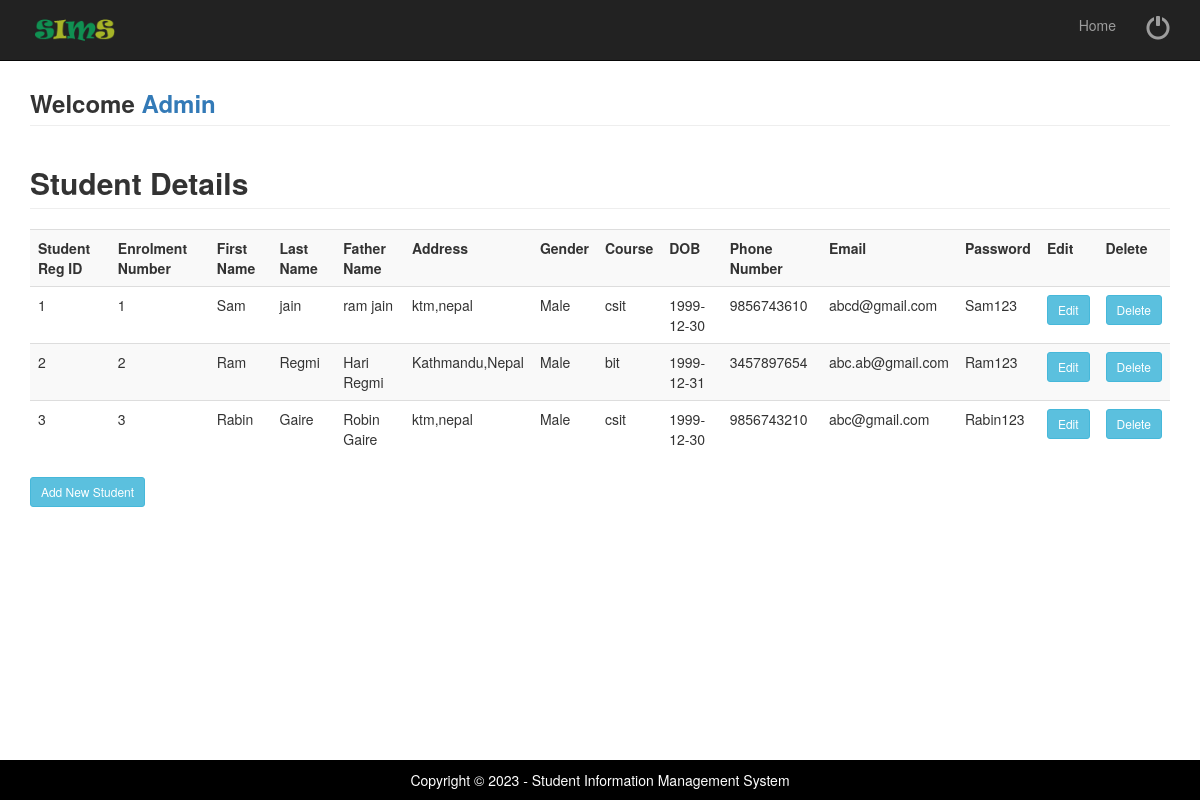
/StudentDetails.php (signed in), run on the app's committed database.
### tables this page shows
CREATE TABLE IF NOT EXISTS `studenttable` (
  `Eno` bigint(20) NOT NULL AUTO_INCREMENT,
  `FName` varchar(30) NOT NULL,
  `LName` varchar(30) NOT NULL,
  `FaName` varchar(30) NOT NULL,
  `Addrs` text NOT NULL,
  `Gender` varchar(6) NOT NULL,
  `Course` varchar(20) NOT NULL,
  `DOB` date NOT NULL,
  `PhNo` bigint(10) NOT NULL,
  `Pass` varchar(20) NOT NULL,
  `Eid` varchar(50) NOT NULL,
  `SRegID` int(50) NOT NULL,
  `G1` float DEFAULT NULL,
  `G2` float DEFAULT NULL,
  `G3` float DEFAULT NULL,
  `failures` int(11) DEFAULT '0',
  PRIMARY KEY (`Eno`)
);

### StudentDetails.php (the view, shortened to what this page needs)
<?php include('adminhead.php'); ?>
<div class="container">
	<div class="row">
		<div class="col-md-12">
			<h3 class="page-header"><b>Welcome <a href="welcomeadmin">Admin</b></a> </h3>
			<?php
			include( "database.php" );
			$sql = "select * from  studenttable";
			$result = mysqli_query( $connect, $sql );
			echo "<h2 class='page-header'><b>Student Details</b></h2>";
			echo "<table class='table table-striped' style='width:100%'>
<tr>
<th>Student Reg ID</th>
<th>Enrolment Number</th>
<th>First Name</th>
<th>Last Name</th>
<th>Father Name</th>
<th>Address</th>
<th>Gender</th>
<th>Course</th>
<th>DOB</th>
<th>Phone Number</th>
<th>Email</th>
<th>Password</th>
<th>Edit</th>
<th>Delete</th>
</tr>";
			while ( $row = mysqli_fetch_array( $result ) ) {
				?>
			<tr>
				<td>
					<?PHP echo $row['SRegID'];?>
				</td>
				<td>
					<?PHP echo $row['Eno'];?>
				</td>
				<td>
					<?PHP echo $row['FName'];?>
				</td>
				<td>
					<?PHP echo $row['LName'];?>
				</td>
				<td>
					<?PHP echo $row['FaName'];?>
				</td>
				<td>
					<?PHP echo $row['Addrs'];?>
				</td>
				<td>
					<?PHP echo $row['Gender'];?>
				</td>
				<td>
					<?PHP echo $row['Course'];?>
				</td>
				<td>
					<?PHP echo $row['DOB'];?>
				</td>
				<td>
					<?PHP echo $row['PhNo'];?>
				</td>
				<td>
					<?PHP echo $row['Eid'];?>
				</td>
				<td>
					<?PHP echo $row['Pass'];?>
				</td>
				<td><a href="updatestudent.php?eno=<?php echo $row['Eno']; ?>"><input type="button" Value="Edit" class="btn btn-info btn-sm"></a>
				</td>
				<td><a href="DeleteStudent.php?eno=<?php echo $row['Eno']; ?>"><input type="submit" Value="Delete" name="delete" class="btn btn-info btn-sm"></a>
				</td>
			</tr>
			<?php } ?>
			</table>
			<a href="addnewstudent"><button type="button" value="AddNewStudent" class="btn btn-info btn-sm">Add New Student</button></a>
		</div>
	</div>
	<?php include('allfoot.php'); ?>

### adminhead.php (shortened to what this page needs)
<!doctype html>
<html lang="en">
<head>
    <link href="css/bootstrap.min.css" rel="stylesheet">
    <link href="css/modern-business.css" rel="stylesheet">
    <link href="font-awesome/css/font-awesome.min.css" rel="stylesheet" type="text/css">
</head>
<body>
<header>
    <nav class="navbar navbar-inverse navbar-fixed-top" role="navigation">
        <div class="container">
            <div class="navbar-header">
                <img src="images/favicon.png" alt="logo" height="60">
            </div>
            <div class="collapse navbar-collapse" id="bs-example-navbar-collapse-1">
                <ul class="nav navbar-nav navbar-right">
                    <li>
                        <a href="welcomeadmin">Home</a>
                    </li>
                  <li>
                       <a href="logoutadmin" style="font-size: x-large;"><span class="glyphicon glyphicon-off title=" title="logout"></span> </a>
                    </li>
                </ul>
            </div>
        </div>
    </nav>
</header>

### allfoot.php (shortened to what this page needs)
        <footer>
            <div class="row">
                <div class="col-lg-12">
                    <p class="footer text-center">Copyright &copy; 2023 - Student Information Management System </p>
                </div>
            </div>
        </footer>
    </div>
</body>
</html>

### css/modern-business.css (style rules this page uses)
html, body { height: 100%; }
body { padding-top: 50px; }
footer { margin: 50px 0; }

### allfoot.php (style rules this page uses)
.footer { background: #000; padding: 10px 0px; color: #fff;position: fixed;left: 0; right: 0;bottom: -10px; }

### data on the page
studenttable: SRegID "1", Eno "1", FName "Sam", LName "jain", FaName "ram jain", Addrs "ktm,nepal", Gender "Male", Course "csit", DOB "1999-12-30", PhNo "9856743610", Eid "abcd@gmail.com", Pass "Sam123"
studenttable: SRegID "2", Eno "2", FName "Ram", LName "Regmi", FaName "Hari Regmi", Addrs "Kathmandu,Nepal", Gender "Male", Course "bit", DOB "1999-12-31", PhNo "3457897654", Eid "abc.ab@gmail.com", Pass "Ram123"
studenttable: SRegID "3", Eno "3", FName "Rabin", LName "Gaire", FaName "Robin Gaire", Addrs "ktm,nepal", Gender "Male", Course "csit", DOB "1999-12-30", PhNo "9856743210", Eid "abc@gmail.com", Pass "Rabin123"
